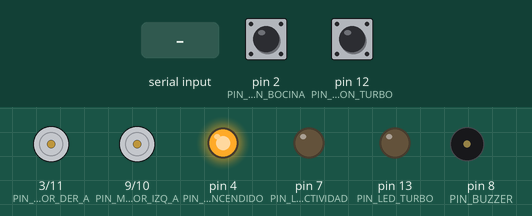
This sketch was run on a simulated Arduino Uno, built with avr-gcc and run on an emulated ATmega328P. Parts: motor-driver pin pairs drawn as motors (green arrow = first pin HIGH = forward, orange = second pin HIGH = backward, longer = more drive), output pins drawn as LEDs (lit = HIGH), buzzer (waves = sounding). The test bench sets the inputs (shaded band); at power-on: pin 12 (PIN_BOTON_TURBO) HIGH, pin 2 (PIN_BOTON_BOCINA) HIGH.

Above: at 1.2 s.
1.3 s: pin 12 (PIN_BOTON_TURBO) pulled LOW for 0.15 s
At 1.9 s:
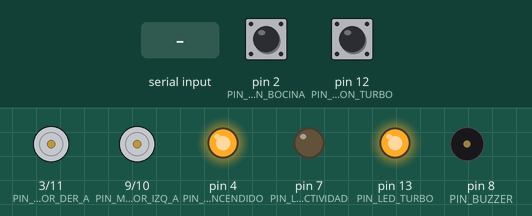
2.9 s: pin 2 (PIN_BOTON_BOCINA) pulled LOW for 0.15 s
At 3.07 s:
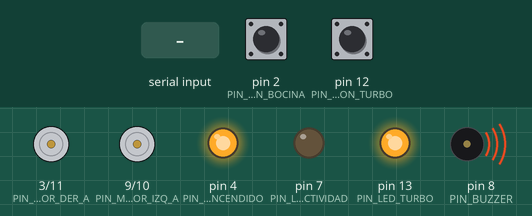
4.7 s: "F" received over Serial
At 5.7 s:
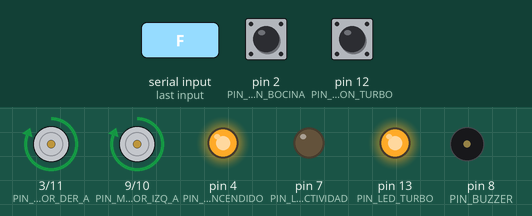
6.2 s: "B" received over Serial
At 6.9 s:
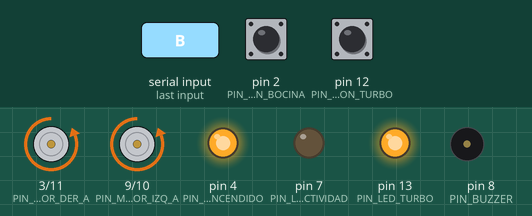
7.7 s: pin 2 (PIN_BOTON_BOCINA) pulled LOW for 1 s
At 8.0 s:
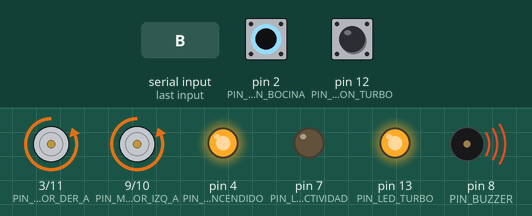
10.4 s: pin 12 (PIN_BOTON_TURBO) pulled LOW for 1 s
At 11.2 s:
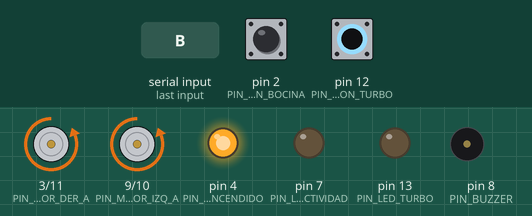
Timing chart, 0 to 13.4 s (numbered marks = the images above; inputs shaded):
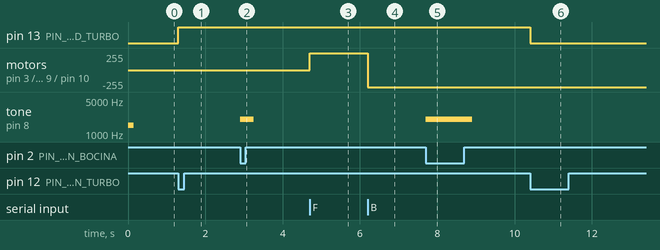

Measured:
- after the input at 1.3 s, pin 13 (PIN_LED_TURBO): LOW → HIGH at once
- after the input at 2.9 s, tone on pin 8 (PIN_BUZZER): silent → 2000 Hz at once, → silent 0.35 s later
- after the input at 4.7 s, motor on pin 3 (PIN_MOTOR_DER_A) / pin 11 (PIN_MOTOR_DER_B), motor on pin 9 (PIN_MOTOR_IZQ_A) / pin 10 (PIN_MOTOR_IZQ_B): stopped → forward 255/255 at once
- after the input at 6.2 s, motor on pin 3 (PIN_MOTOR_DER_A) / pin 11 (PIN_MOTOR_DER_B), motor on pin 9 (PIN_MOTOR_IZQ_A) / pin 10 (PIN_MOTOR_IZQ_B): forward 255/255 → backward 255/255 at once
- after the input at 7.7 s, tone on pin 8 (PIN_BUZZER): silent → 2000 Hz at once, → silent 1.2 s later
- after the input at 10.4 s, pin 13 (PIN_LED_TURBO): HIGH → LOW at once

The sketch:

Futbol.ino
```cpp
/*
  ROBOTSHIELD V2.1 - Robot de FUTBOL (control remoto por Bluetooth)
  ESETP N°703 - Puerto Madryn

  El celular (con cualquier app de terminal Bluetooth o joystick simple)
  manda UN CARACTER por vez al modulo HC-05. El Arduino lo lee por Serial
  y mueve los motores segun el comando recibido.

  Comandos:
    F = avanzar        B = retroceder
    L = girar izquierda R = girar derecha
    S = detener         H = bocina

  IMPORTANTE: el HC-05 esta conectado directo a los pines D0/D1 (Serial).
  Hay que DESCONECTAR el HC-05 antes de subir este sketch por USB, o la
  carga va a fallar.

  Este sketch esta dividido en varias pestañas (archivos .ino) dentro de
  esta misma carpeta. El IDE de Arduino las junta todas en un solo
  programa al compilar, asi que las funciones y variables de una pestaña
  se pueden usar en cualquier otra sin necesidad de #include:
    Futbol.ino    - este archivo: configuracion y logica de alto nivel
    Bluetooth.ino - lectura y traduccion de los comandos del HC-05
    Motores.ino   - control de los motores (driver DRV8833)
    Extras.ino    - bocina y boton de turbo

  Ver docs/FSD.md para el detalle completo del diseño.
*/

// ===================== PINES =====================

// Motores (driver DRV8833). Motor 1 = motor izquierdo, Motor 2 = motor
// derecho. Si el robot dobla para el lado contrario al esperado, es la
// asignacion izquierda/derecha la que esta invertida: cambiar aca.
#define PIN_MOTOR_IZQ_A 9   // Motor 1A
#define PIN_MOTOR_IZQ_B 10  // Motor 1B
#define PIN_MOTOR_DER_A 3   // Motor 2A
#define PIN_MOTOR_DER_B 11  // Motor 2B

#define PIN_BOTON_BOCINA 2   // SW2 - bocina local
#define PIN_BOTON_TURBO  12  // SW3 - alterna modo turbo

#define PIN_LED_ENCENDIDO 4   // fijo mientras el programa corre
#define PIN_LED_ACTIVIDAD 7   // parpadea al recibir un comando
#define PIN_LED_TURBO     13  // fijo mientras el turbo esta activo

#define PIN_BUZZER 8

// ===================== VARIABLES DE ESTADO =====================

// modoTurbo se usa en mas de una pestaña: Extras.ino lo cambia (boton de
// turbo) y Motores.ino lo lee (para elegir la velocidad). Por eso queda
// declarada aca, en el archivo principal.
bool modoTurbo = false;
bool estadoAnteriorBotonTurbo = HIGH;  // para detectar el flanco de apretar

// ===================== SETUP =====================

void setup() {
  pinMode(PIN_MOTOR_IZQ_A, OUTPUT);
  pinMode(PIN_MOTOR_IZQ_B, OUTPUT);
  pinMode(PIN_MOTOR_DER_A, OUTPUT);
  pinMode(PIN_MOTOR_DER_B, OUTPUT);

  pinMode(PIN_BOTON_BOCINA, INPUT_PULLUP);
  pinMode(PIN_BOTON_TURBO, INPUT_PULLUP);

  pinMode(PIN_LED_ENCENDIDO, OUTPUT);
  pinMode(PIN_LED_ACTIVIDAD, OUTPUT);
  pinMode(PIN_LED_TURBO, OUTPUT);

  pinMode(PIN_BUZZER, OUTPUT);

  Serial.begin(9600);  // velocidad de fabrica del HC-05

  detenerMotores();
  digitalWrite(PIN_LED_ENCENDIDO, HIGH);
  tone(PIN_BUZZER, 1500, 150);  // bip corto de "listo"
}

// ===================== LOOP PRINCIPAL =====================

void loop() {
  revisarBotonBocina();
  revisarBotonTurbo();
  revisarBluetooth();
}
```

Bluetooth.ino
```cpp
// ===================== BLUETOOTH =====================
//
// Lectura y traduccion de los comandos que llegan del HC-05 por Serial.
// Ver el comentario de cabecera de Futbol.ino para la lista de comandos.

void revisarBluetooth() {
  if (!Serial.available()) {
    return;
  }

  char comando = Serial.read();
  digitalWrite(PIN_LED_ACTIVIDAD, HIGH);

  switch (comando) {
    case 'F':
      avanzar();
      break;
    case 'B':
      retroceder();
      break;
    case 'L':
      girarIzquierda();
      break;
    case 'R':
      girarDerecha();
      break;
    case 'S':
      detenerMotores();
      break;
    case 'H':
      tocarBocina();
      break;
    default:
      // Caracter desconocido (por ejemplo saltos de linea): se ignora.
      break;
  }

  digitalWrite(PIN_LED_ACTIVIDAD, LOW);
}
```

Extras.ino
```cpp
// ===================== BOTONES =====================

void revisarBotonBocina() {
  if (digitalRead(PIN_BOTON_BOCINA) == LOW) {
    tocarBocina();
  }
}

void revisarBotonTurbo() {
  bool estadoActual = digitalRead(PIN_BOTON_TURBO);

  // Solo actuar en el flanco: el instante en que el boton pasa de
  // "no apretado" a "apretado". Asi un toque = un solo cambio de modo.
  if (estadoActual == LOW && estadoAnteriorBotonTurbo == HIGH) {
    modoTurbo = !modoTurbo;
    digitalWrite(PIN_LED_TURBO, modoTurbo ? HIGH : LOW);
    delay(50);  // antirrebote simple
  }

  estadoAnteriorBotonTurbo = estadoActual;
}

// ===================== BOCINA =====================

void tocarBocina() {
  tone(PIN_BUZZER, 2000, 200);
}
```

Motores.ino
```cpp
// ===================== CONSTANTES DE CALIBRACION =====================

const int VELOCIDAD_NORMAL = 150;  // PWM (0-255) en modo normal
const int VELOCIDAD_TURBO  = 255;  // PWM (0-255) en modo turbo

// ===================== MOVIMIENTOS =====================

int velocidadActual() {
  return modoTurbo ? VELOCIDAD_TURBO : VELOCIDAD_NORMAL;
}

void avanzar() {
  motorIzquierdo(velocidadActual());
  motorDerecho(velocidadActual());
}

void retroceder() {
  motorIzquierdo(-velocidadActual());
  motorDerecho(-velocidadActual());
}

void girarIzquierda() {
  motorIzquierdo(-velocidadActual());
  motorDerecho(velocidadActual());
}

void girarDerecha() {
  motorIzquierdo(velocidadActual());
  motorDerecho(-velocidadActual());
}

void detenerMotores() {
  motorIzquierdo(0);
  motorDerecho(0);
}

// ===================== CONTROL DE MOTORES (DRV8833) =====================
//
// Cada motor se maneja con dos pines "A" y "B". Para el driver DRV8833:
//   - Adelante:     A = PWM (velocidad), B = LOW
//   - Atras:        A = LOW, B = PWM (velocidad)
//   - Punto muerto: A = LOW, B = LOW (sin corriente, la rueda gira libre)
//
// velocidad va de -255 a 255: positivo = adelante, negativo = atras,
// 0 = detenido.
//
// motorIzquierdo/motorDerecho/aplicarVelocidadMotor son identicas a las
// de MiniSumo/Motores.ino: el driver DRV8833 es el mismo en ambas
// categorias. Si corrigen algo aca, repliquen el cambio alla.

void motorIzquierdo(int velocidad) {
  aplicarVelocidadMotor(PIN_MOTOR_IZQ_A, PIN_MOTOR_IZQ_B, velocidad);
}

void motorDerecho(int velocidad) {
  aplicarVelocidadMotor(PIN_MOTOR_DER_A, PIN_MOTOR_DER_B, velocidad);
}

void aplicarVelocidadMotor(int pinA, int pinB, int velocidad) {
  if (velocidad > 0) {
    analogWrite(pinA, velocidad);
    digitalWrite(pinB, LOW);
  } else if (velocidad < 0) {
    digitalWrite(pinA, LOW);
    analogWrite(pinB, -velocidad);
  } else {
    digitalWrite(pinA, LOW);
    digitalWrite(pinB, LOW);
  }
}
```
